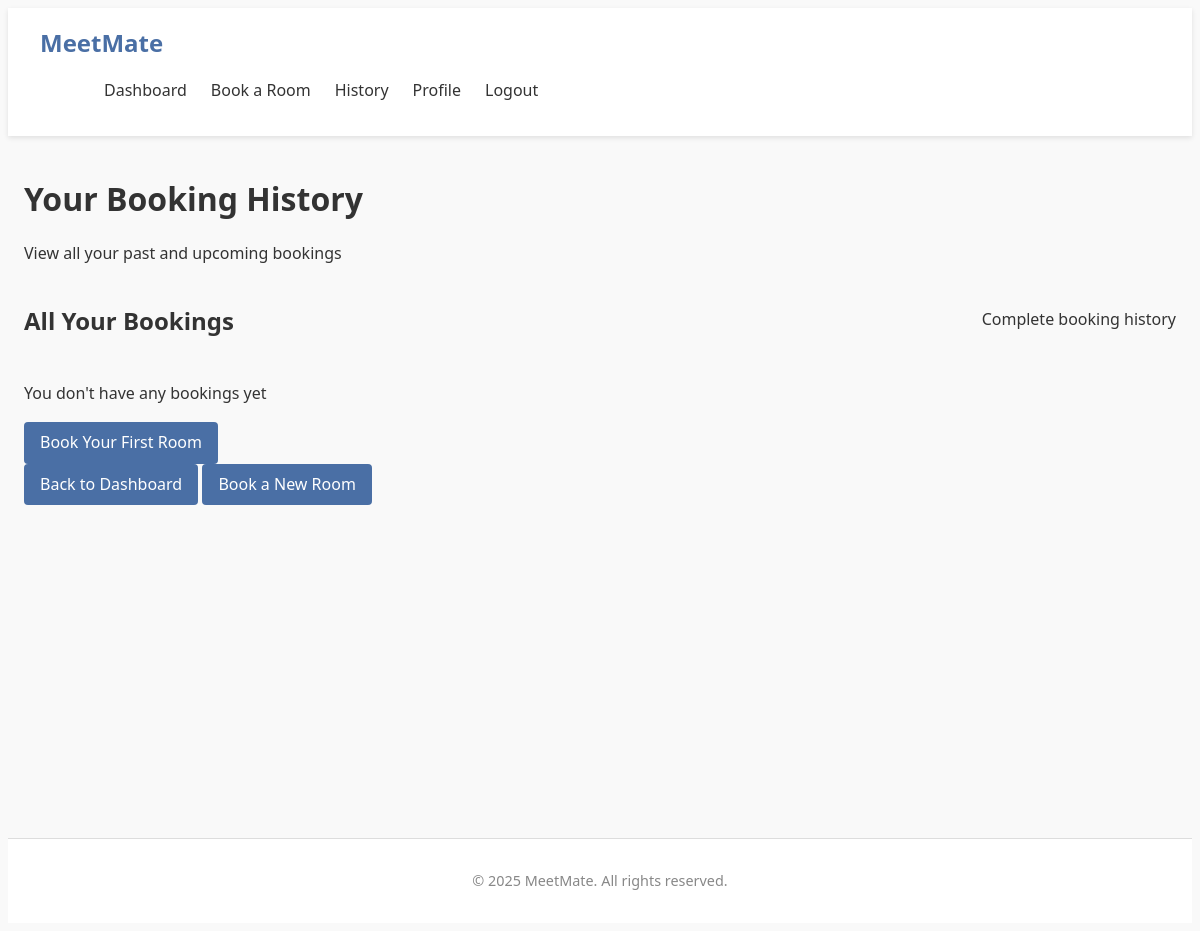
/history (signed in), run on an earlier commit of the app's database.
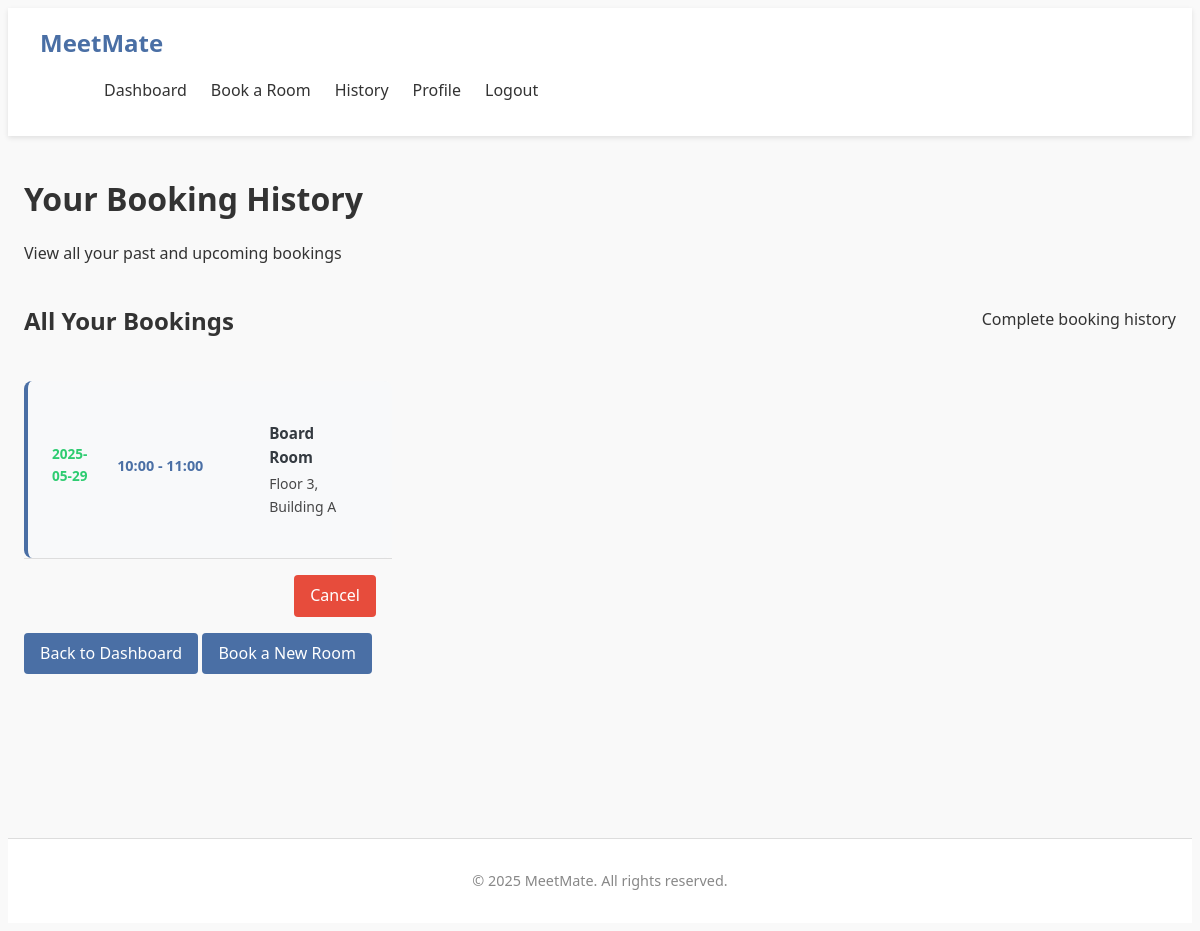
And on a later commit of the database.
### tables this page shows
CREATE TABLE bookings (
                id INTEGER PRIMARY KEY AUTOINCREMENT,
                user_id INTEGER NOT NULL,
                room_id INTEGER NOT NULL,
                date TEXT NOT NULL,
                time_start TEXT NOT NULL,
                time_end TEXT NOT NULL,
                booking_admin_id INTEGER,
                notes TEXT,
                FOREIGN KEY (user_id) REFERENCES users (id),
                FOREIGN KEY (room_id) REFERENCES rooms (id),
                FOREIGN KEY (booking_admin_id) REFERENCES users (id)
            );

CREATE TABLE rooms (
                id INTEGER PRIMARY KEY AUTOINCREMENT,
                name TEXT NOT NULL,
                location TEXT NOT NULL,
                capacity INTEGER NOT NULL
            );

### app.py (the view)
@app.route('/history')
@login_required
def history():
    user_id = session['user_id']
    user_bookings = get_user_bookings(user_id)
    now = datetime.now()
    current_date = now.date()
    current_time = now.time()
    for booking in user_bookings:
        booking_date = date.fromisoformat(booking['date'])
        booking_start_time = time.fromisoformat(booking['time_start'] + ':00' if len(booking['time_start']) == 5 else booking['time_start'])
        if booking_date > current_date:
            booking['can_cancel'] = True
            booking['status'] = None
        elif booking_date == current_date:
            booking['can_cancel'] = current_time < booking_start_time
            booking['status'] = 'Complete' if current_time >= booking_start_time else None
        else:
            booking['can_cancel'] = False
            booking['status'] = 'Complete'
    return render_template('history.html', bookings=user_bookings)

### app.py (called while the page is built)
def get_database_path():
    app_directory = app.root_path
    instance_directory = os.path.join(app_directory, 'instance')
    os.makedirs(instance_directory, exist_ok=True)
    database_path = os.path.join(instance_directory, 'meetmate.db')
    return database_path

def get_database_connection():
    db_path = get_database_path()
    connection = sqlite3.connect(db_path)
    connection.row_factory = sqlite3.Row
    return connection

def get_user_by_id(user_id):
    connection = get_database_connection()
    cursor = connection.cursor()
    cursor.execute("SELECT * FROM users WHERE id = ?", (user_id,))
    user = cursor.fetchone()
    connection.close()
    if user:
        return dict(user)
    return None

### templates/history.html (shortened to what this page needs)
{% extends "base.html" %}
{% block content %}
<div class="history-page">
    <h1>Your Booking History</h1>
    <p>View all your past and upcoming bookings</p>
    <div class="history-section">
        <div class="section-card">
            <div class="section-header">
                <h2>All Your Bookings</h2>
                <span class="subtitle">Complete booking history</span>
            </div>
            {% if bookings %}
                <div class="bookings-list">
                    {% for booking in bookings %}
                        <div class="booking-item">
                            <div class="booking-info">
                                <div class="booking-date">
                                    {{ booking.date }}
                                </div>
                                <div class="booking-time">
                                    {{ booking.time_start }} - {{ booking.time_end }}
                                </div>
                                <div class="booking-details">
                                    <strong>{{ booking.room_name }}</strong>
                                    <div class="booking-location">
                                        {{ booking.room_location }}
                                    </div>
                                </div>
                            </div>
                            <div class="booking-actions">
                                {% if booking.can_cancel %}
                                    <a href="{{ url_for('cancel_booking', booking_id=booking.id) }}"
                                       class="btn btn-danger btn-small"
                                       onclick="return confirm('Are you sure you want to cancel this booking?')">
                                        Cancel
                                    </a>
                                {% else %}
                                    <div class="booking-status">
                                        <span class="status-completed">
                                            Completed
                                        </span>
                                    </div>
                                {% endif %}
                            </div>
                        </div>
                    {% endfor %}
                </div>
            {% else %}
                <div class="no-bookings">
                    <p>You don't have any bookings yet</p>
                    <a href="{{ url_for('booking') }}" class="btn btn-primary">Book Your First Room</a>
                </div>
            {% endif %}
        </div>
    </div>
    <div class="page-actions">
        <a href="{{ url_for('dashboard') }}" class="btn btn-secondary">Back to Dashboard</a>
        <a href="{{ url_for('booking') }}" class="btn btn-primary">Book a New Room</a>
    </div>
</div>
{% endblock %}

What changed in the data, as far as the page shows it:
added bookings: date "2025-05-29", time_start "10:00", time_end "11:00", room_name "Board Room", room_location "Floor 3, Building A"
Also different on the page:
text no longer shown: "You don't have any bookings yet Book Your First Room"
